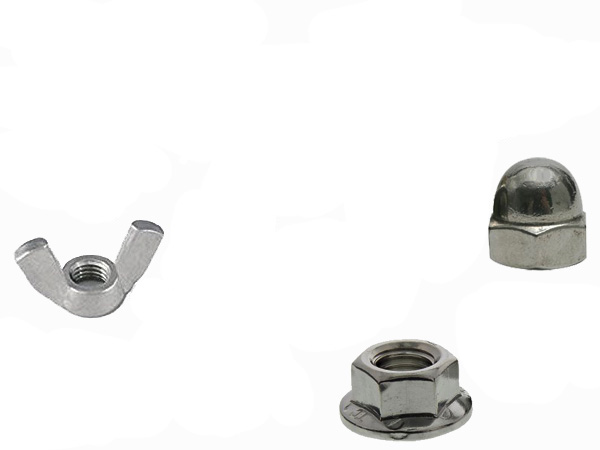
#> input picture 111.jpg, 600 x 450 px
$ python 'Bolts detection.py'
#> lines starting #> are read from the running program, lines starting #| are printed output that depends on the picture; after the words box and inside, x2 and y2 are one past the last pixel; in counts of white or black regions, pixels touching at a corner belong together; long printed decimals are rounded
import cv2
import numpy as np
import matplotlib.pyplot as plt
import matplotlib.image as mpimg

height=350
width=350

dim = (width, height)
img1 = cv2.imread('111.jpg')
#> img1 is the input picture: shape (450, 600, 3); mean B, G, R 241.4, 242, 242
img= cv2.resize(img1, dim)
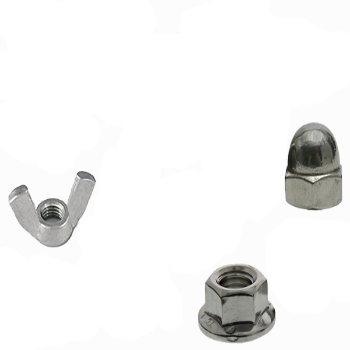
#> img: shape (350, 350, 3); mean B, G, R 241.3, 241.9, 242
#sharpened=cv2.filter2D(img,-1,kernel_sharpening)

blur=cv2.blur(img,(2,2))
gray = cv2.cvtColor(blur, cv2.COLOR_BGR2GRAY)

#flag, thresh = cv2.threshold(gray, 253, 255, cv2.THRESH_BINARY)
ret,thresh = cv2.threshold(gray,250,254,3)
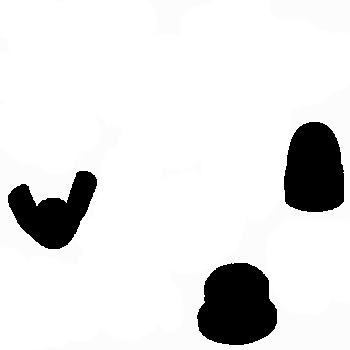
#> thresh: shape (350, 350); min 0, max 255, mean 226.6
ret, bin_img = cv2.threshold(thresh, 250, 255, cv2.THRESH_BINARY_INV)
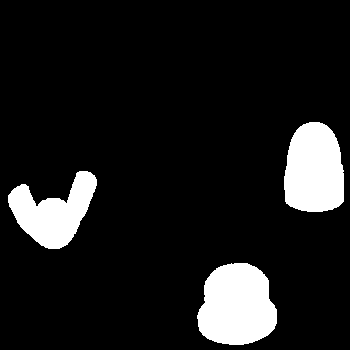
#> bin_img: shape (350, 350); 10.9% white; 3 white regions, box (x1, y1, x2, y2) and area: (197, 263, 277, 345) 5154, (284, 122, 344, 212) 4516, (8, 171, 97, 249) 3717
canny_edges = cv2.Canny(bin_img, 250, 255)
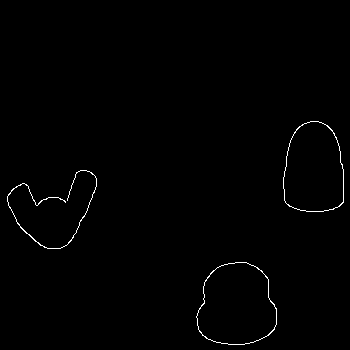
#> canny_edges: shape (350, 350); 0.69% white in thin lines or dots, all inside (x1, y1, x2, y2) = (7, 121, 344, 345)
#dilated = cv2.dilate(canny_edges, (4, 4), iterations=1)
#contours,h = cv2.findContours(canny_edges,2,2)

#$contours, hierarchy = cv2.findContours(bin_img, cv2.RETR_TREE, cv2.CHAIN_APPROX_NONE)

contours, hierarchy4 = cv2.findContours(canny_edges, cv2.RETR_EXTERNAL, cv2.CHAIN_APPROX_NONE)
#> contours = 3 contours; box (x1, y1, x2, y2) and area: (196, 262, 277, 345) 5157, (283, 121, 344, 212) 4514, (7, 170, 97, 249) 46
contours = sorted(contours, key=cv2.contourArea, reverse=True)

for cnt in contours:
    approx = cv2.approxPolyDP(cnt, 0.01 * cv2.arcLength(cnt, True), True)
    cv2.drawContours(img, [approx], 0, (0,255, 0), 2)
    x = approx.ravel()[0]
    y = approx.ravel()[1] - 5

    x1, y1, w, h = cv2.boundingRect(approx)
    aspectRatio = float(w) / h
    print(aspectRatio)

    if len(approx) == 10:
        cv2.putText(img, "Cap Nut", (x, y), cv2.FONT_HERSHEY_COMPLEX, 0.5, (0, 0, 0))
    if aspectRatio >= 0.95 and aspectRatio <= 1.05:
        cv2.putText(img, "Flange Nut", (x, y), cv2.FONT_HERSHEY_COMPLEX, 0.5, (0, 0, 0))
    elif len(approx) >= 15:
        if aspectRatio >= 0.1:
              cv2.putText(img, "Wing", (x, y), cv2.FONT_HERSHEY_COMPLEX, 0.5, (0, 0, 0))
#> this loop made 3 passes
#> (x, y, x1, y1, w, h, aspectRatio) on passes 1 to 3: (228, 258, 196, 262, 81, 81, 1), (310, 116, 283, 121, 61, 90, 0.678), (91, 167, 7, 171, 90, 78, 1.15)
#| 1.0
#| 0.6778
#| 1.154
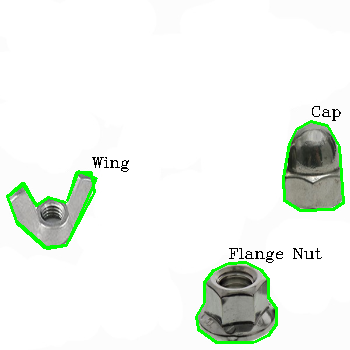
#> img: shape (350, 350, 3); 2.55% of pixels changed, all inside (x1, y1, x2, y2) = (6, 106, 345, 344)


    # [16 lines of commented-out code are left out]

print("Number of Nuts = " + str(len(contours)))
#| Number of Nuts = 3

cv2.putText(img, "Number of Nuts = " + str(len(contours)),(10, 60), cv2.FONT_HERSHEY_SIMPLEX, 1, (0, 0, 255), 1)
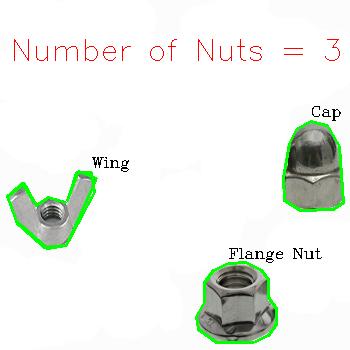
#> img: shape (350, 350, 3); 0.5% of pixels changed, all inside (x1, y1, x2, y2) = (14, 39, 340, 61)
cv2.imshow('thresh', thresh)
cv2.imshow('binary', bin_img)
#cv2.imshow('sharpened image',sharpened)
cv2.imshow('blurred', blur)
cv2.imshow ('original', img)
cv2.imshow('Canny',canny_edges)

cv2.waitKey(0)
cv2.destroyAllWindows()
